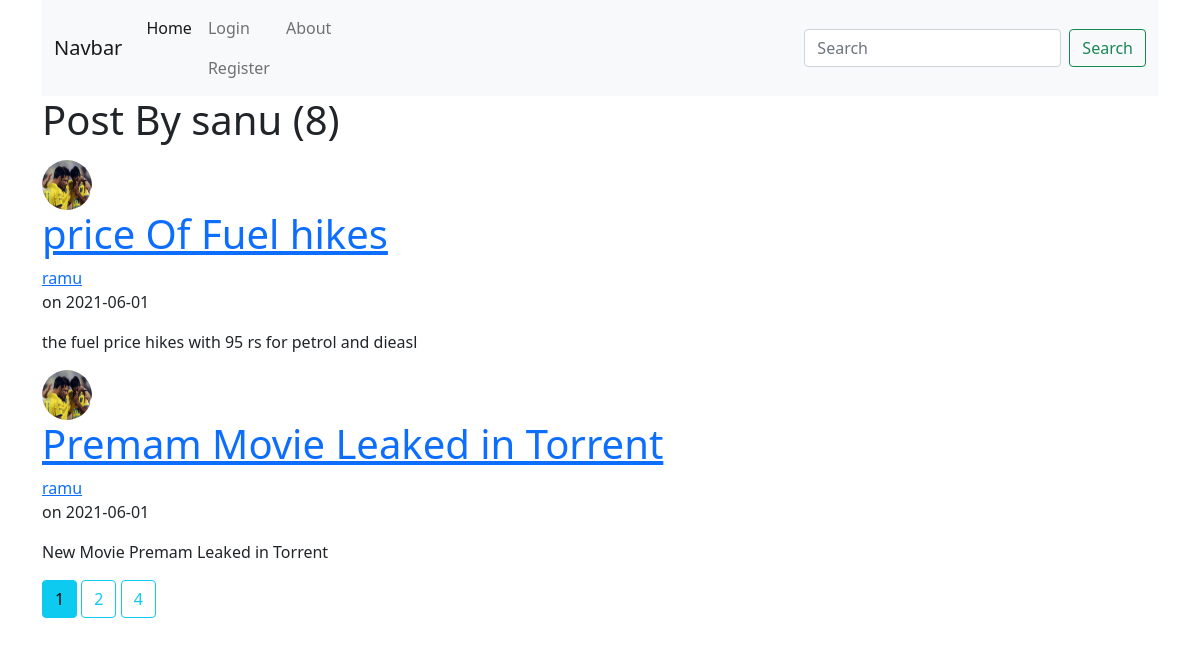
The app's page /user/sanu with its own data.
### flask_blog/models.py (models this page shows, shortened)
class User(db.Model, UserMixin):
    id = db.Column(db.Integer ,primary_key = True)
    username = db.Column(db.String(20), unique = True ,nullable = False)
    email = db.Column(db.String(120),unique = True, nullable = False)
    image_file = db.Column(db.String(20) ,nullable = False, default = 'default.jpg')
    password = db.Column(db.String(60) ,nullable = False)
    posts = db.relationship('Post' ,backref = 'author' ,lazy=True)

class Post(db.Model):
    id = db.Column(db.Integer ,primary_key = True)
    title = db.Column(db.String(100) ,nullable = False)
    date_posted = db.Column(db.DateTime ,nullable = False,default = datetime.utcnow)
    content = db.Column(db.Text,nullable = False)
    user_id = db.Column(db.Integer ,db.ForeignKey('user.id'),nullable = False)

### flask_blog/users/routes.py (the view)
@users.route("/user/<string:username>")
def user_posts(username):
    page = request.args.get('page', 1, type = int)
    user = User.query.filter_by(username=username).first_or_404()
    posts = Post.query\
    .order_by(Post.date_posted.desc())\
    .paginate(page = page ,per_page = 2)
    return render_template('user_posts.html', posts = posts, user=user)

### flask_blog/templates/user_posts.html (shortened to what this page needs)
{% extends "layout.html" %}
{% block content %}
    <h1 class="mb-3">Post By {{ user.username }} ({{ posts.total }})</h1>
    {% for post in posts.items %}
        <article class = "media content-section">
            <div>
                <img class = 'rounded-circle article-img' src="{{ url_for('static' , filename = 'Images/' + post.author.image_file) }}" width="50" height="50">
                <h1><a href="{{ url_for('posts.post', post_id = post.id) }}">{{ post.title }}</a></h1>
            </div>
            <div class="media-body">
                <div class="article-metadata">
                    <a href="{{ url_for('users.user_posts' ,username = post.author.username) }}"> {{ post.author.username }}</a>
                    <p class="mr-2"> on {{ post.date_posted.strftime('%Y-%m-%d') }}</p>
                    <p class="article-content">{{ post.content }}</p>
                </div>
            </div>
        </article>
    {% endfor %}
    {% for page_num in posts.iter_pages(left_edge=1,right_edge=1,left_current=1,right_current=2) %}
        {% if page_num %}
            {% if posts.page == page_num %}
                <a class="btn btn-info mb-4" href="{{ url_for('users.user_posts' , username = user.username,page=page_num) }}">{{ page_num }}</a>
            {% else %}
                <a class="btn btn-outline-info mb-4" href="{{ url_for('users.user_posts' , username = user.username ,page=page_num) }}">{{ page_num }}</a>
            {% endif %}
        {% endif %}
    {% endfor %}
{% endblock %}

### records on screen
User: username "sanu"
Post: image_file (picture), title "price Of Fuel hikes", author.username "ramu", date_posted "2021-06-01", content "the fuel price hikes with 95 rs for petrol and dieasl"
Post: image_file (picture), title "Premam Movie Leaked in Torrent", author.username "ramu", date_posted "2021-06-01", content "New Movie Premam Leaked in Torrent"

### other values on screen
{{ posts.total }} "8"
{{ page_num }} "1"
{{ page_num }} "2" "4"
